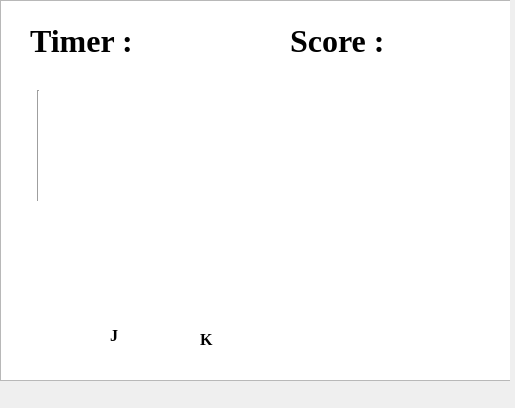
<?xml version="1.0" encoding="UTF-8"?>
<ui version="4.0">
 <class>MyGame</class>
 <widget class="QMainWindow" name="MyGame">
  <property name="geometry">
   <rect>
    <x>0</x>
    <y>0</y>
    <width>515</width>
    <height>408</height>
   </rect>
  </property>
  <property name="windowTitle">
   <string>MainWindow</string>
  </property>
  <widget class="QWidget" name="centralwidget">
   <property name="minimumSize">
    <size>
     <width>510</width>
     <height>383</height>
    </size>
   </property>
   <property name="maximumSize">
    <size>
     <width>510</width>
     <height>383</height>
    </size>
   </property>
   <widget class="QGraphicsView" name="graphicsView">
    <property name="geometry">
     <rect>
      <x>0</x>
      <y>0</y>
      <width>511</width>
      <height>381</height>
     </rect>
    </property>
    <property name="styleSheet">
     <string notr="true">background-image: url(:/pics/bg_clear.png);</string>
    </property>
   </widget>
   <widget class="QLabel" name="label">
    <property name="geometry">
     <rect>
      <x>50</x>
      <y>270</y>
      <width>71</width>
      <height>71</height>
     </rect>
    </property>
    <property name="text">
     <string/>
    </property>
    <property name="pixmap">
     <pixmap resource="pics.qrc">:/pics/taiko_j_1.png</pixmap>
    </property>
   </widget>
   <widget class="QLabel" name="label_2">
    <property name="geometry">
     <rect>
      <x>110</x>
      <y>320</y>
      <width>21</width>
      <height>31</height>
     </rect>
    </property>
    <property name="font">
     <font>
      <family>Times New Roman</family>
      <pointsize>12</pointsize>
      <weight>75</weight>
      <bold>true</bold>
     </font>
    </property>
    <property name="text">
     <string>J</string>
    </property>
   </widget>
   <widget class="QLabel" name="label_3">
    <property name="geometry">
     <rect>
      <x>140</x>
      <y>270</y>
      <width>71</width>
      <height>71</height>
     </rect>
    </property>
    <property name="text">
     <string/>
    </property>
    <property name="pixmap">
     <pixmap resource="pics.qrc">:/pics/taiko_k.jpg</pixmap>
    </property>
   </widget>
   <widget class="QLabel" name="label_4">
    <property name="geometry">
     <rect>
      <x>200</x>
      <y>329</y>
      <width>47</width>
      <height>21</height>
     </rect>
    </property>
    <property name="font">
     <font>
      <family>Times New Roman</family>
      <pointsize>12</pointsize>
      <weight>75</weight>
      <bold>true</bold>
     </font>
    </property>
    <property name="text">
     <string>K</string>
    </property>
   </widget>
   <widget class="QLabel" name="label_5">
    <property name="geometry">
     <rect>
      <x>30</x>
      <y>10</y>
      <width>131</width>
      <height>61</height>
     </rect>
    </property>
    <property name="font">
     <font>
      <family>Times New Roman</family>
      <pointsize>24</pointsize>
      <weight>75</weight>
      <bold>true</bold>
     </font>
    </property>
    <property name="text">
     <string>Timer : </string>
    </property>
   </widget>
   <widget class="QLabel" name="label_6">
    <property name="geometry">
     <rect>
      <x>290</x>
      <y>20</y>
      <width>121</width>
      <height>41</height>
     </rect>
    </property>
    <property name="font">
     <font>
      <family>Times New Roman</family>
      <pointsize>24</pointsize>
      <weight>75</weight>
      <bold>true</bold>
     </font>
    </property>
    <property name="text">
     <string>Score : </string>
    </property>
   </widget>
   <widget class="Line" name="line">
    <property name="geometry">
     <rect>
      <x>30</x>
      <y>90</y>
      <width>16</width>
      <height>111</height>
     </rect>
    </property>
    <property name="orientation">
     <enum>Qt::Vertical</enum>
    </property>
   </widget>
  </widget>
  <widget class="QMenuBar" name="menubar">
   <property name="geometry">
    <rect>
     <x>0</x>
     <y>0</y>
     <width>515</width>
     <height>22</height>
    </rect>
   </property>
  </widget>
 </widget>
 <resources>
  <include location="pics.qrc"/>
 </resources>
 <connections/>
</ui>
